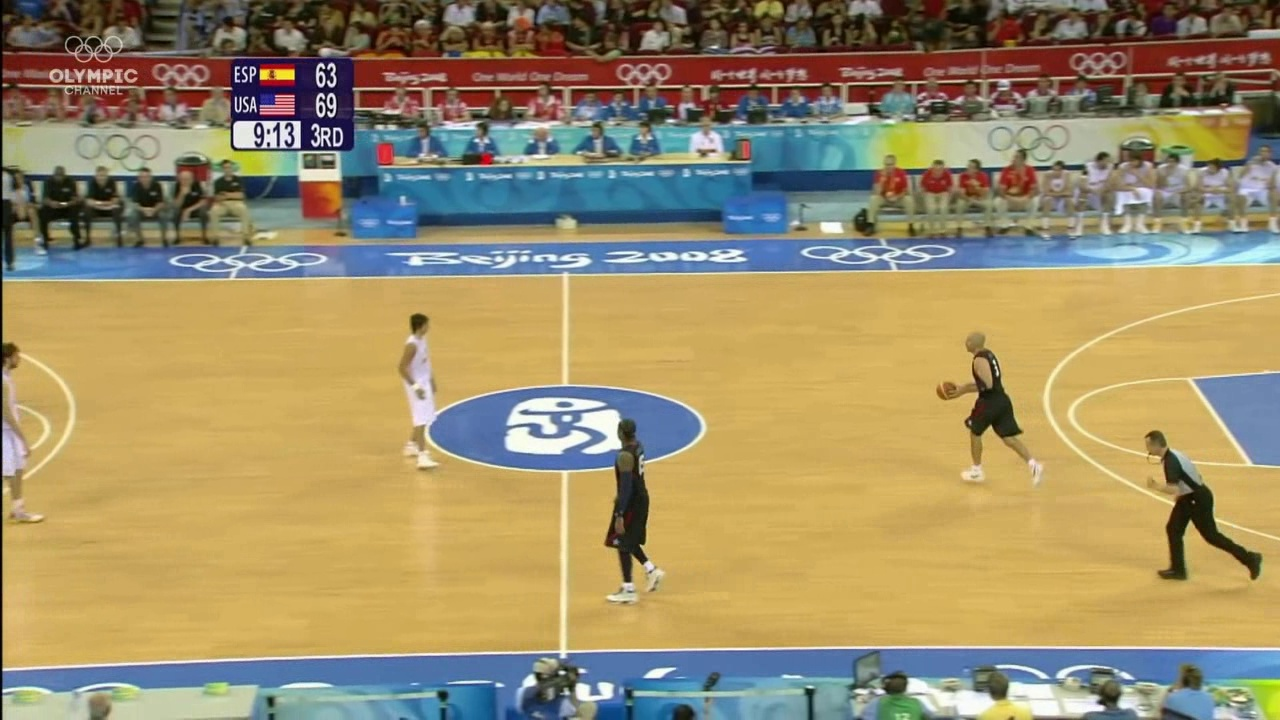
#> input picture data/guided_clip_frames_smoke/basketball__v_jZY5cZWGWKE_c003_00/qa_18454/frame_01_idx_000105.jpg, 1280 x 720 px
$ python -i sample_guided_frames.py   (imports and definitions only)
#> lines starting #> are read from the running program, lines starting #| are printed output that depends on the picture
#> further down, picture is the input picture: shape (720, 1280, 3); mean B, G, R 104.8, 142.5, 157.7
import argparse
import csv
import shutil
from pathlib import Path
import cv2
import numpy as np
import pandas as pd
from ultralytics import YOLO


ROOT = Path(__file__).resolve().parents[1]

DEFAULT_SUBSET_PATH = ROOT / "data" / "subset.csv"
DEFAULT_FRAME_DIR = ROOT / "data" / "guided_frames"
DEFAULT_MANIFEST_PATH = (
    ROOT / "data" / "guided_frame_manifest.csv"
)

DEFAULT_NUM_FRAMES = 8
DEFAULT_CANDIDATE_STRIDE = 5
DEFAULT_MIN_FRAME_GAP = 15

# Motion is calculated on smaller grayscale images for speed.
MOTION_WIDTH = 320
MOTION_HEIGHT = 180

YOLO_MODEL_PATH = ROOT / "scripts" / "yolo11n.pt"

YOLO_CONFIDENCE = 0.20
YOLO_IMAGE_SIZE = 640

PERSON_CLASS_ID = 0
SPORTS_BALL_CLASS_ID = 32

MOTION_WEIGHT = 0.57
PERSON_WEIGHT = 0.29
BALL_WEIGHT = 0.14


# [145 lines left out: functions resolve_path, calculate_motion_score, calculate_yolo_scores, not called in this run]

def prepare_motion_frame(
    frame: np.ndarray,
) -> np.ndarray:
    """
    Convert a video frame to a smaller grayscale image.

    Resizing makes motion scoring faster and reduces noise caused
    by different original video resolutions.
    """
    gray = cv2.cvtColor(
        frame,
        cv2.COLOR_BGR2GRAY,
    )
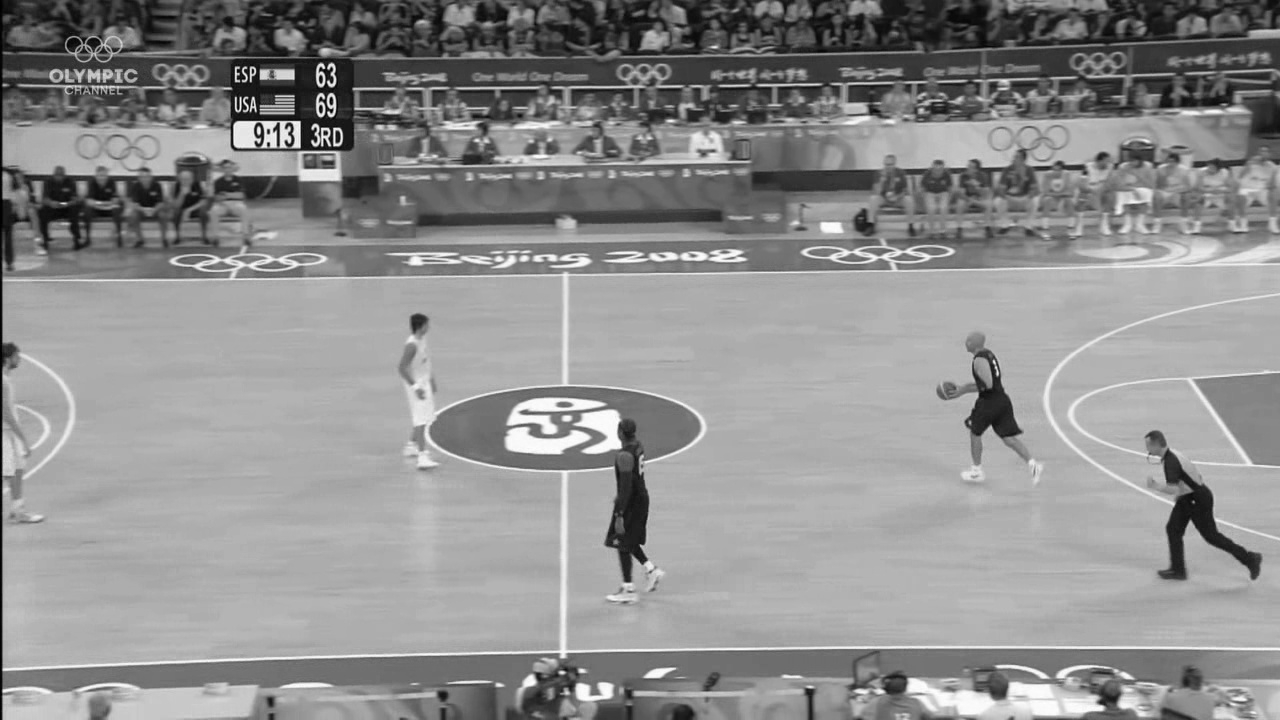
#> gray: shape (720, 1280); min 0, max 254, mean 142.7

    gray = cv2.resize(
        gray,
        (MOTION_WIDTH, MOTION_HEIGHT),
        interpolation=cv2.INTER_AREA,
    )
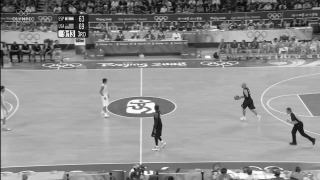
#> gray: shape (180, 320); min 6, max 251, mean 142.7

    # A small blur reduces compression noise.
    gray = cv2.GaussianBlur(
        gray,
        (5, 5),
        0,
    )
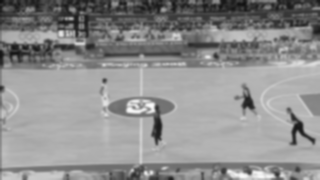
#> gray: shape (180, 320); min 16, max 250, mean 142.8

    return gray


# [839 lines left out: functions collect_candidate_frames, normalize_candidate_feature, calculate_combined_scores, select_diverse_frames, create_montage, process_video and 5 more, not called in this run]


# [2 lines not run here, left out]

>>> import cv2
>>> picture = cv2.imread('../data/guided_clip_frames_smoke/basketball__v_jZY5cZWGWKE_c003_00/qa_18454/frame_01_idx_000105.jpg')
>>> result = prepare_motion_frame(picture)

$ run again, on data/guided_clip_frames_smoke/basketball__v_jZY5cZWGWKE_c003_00/qa_18454/frame_02_idx_000120.jpg
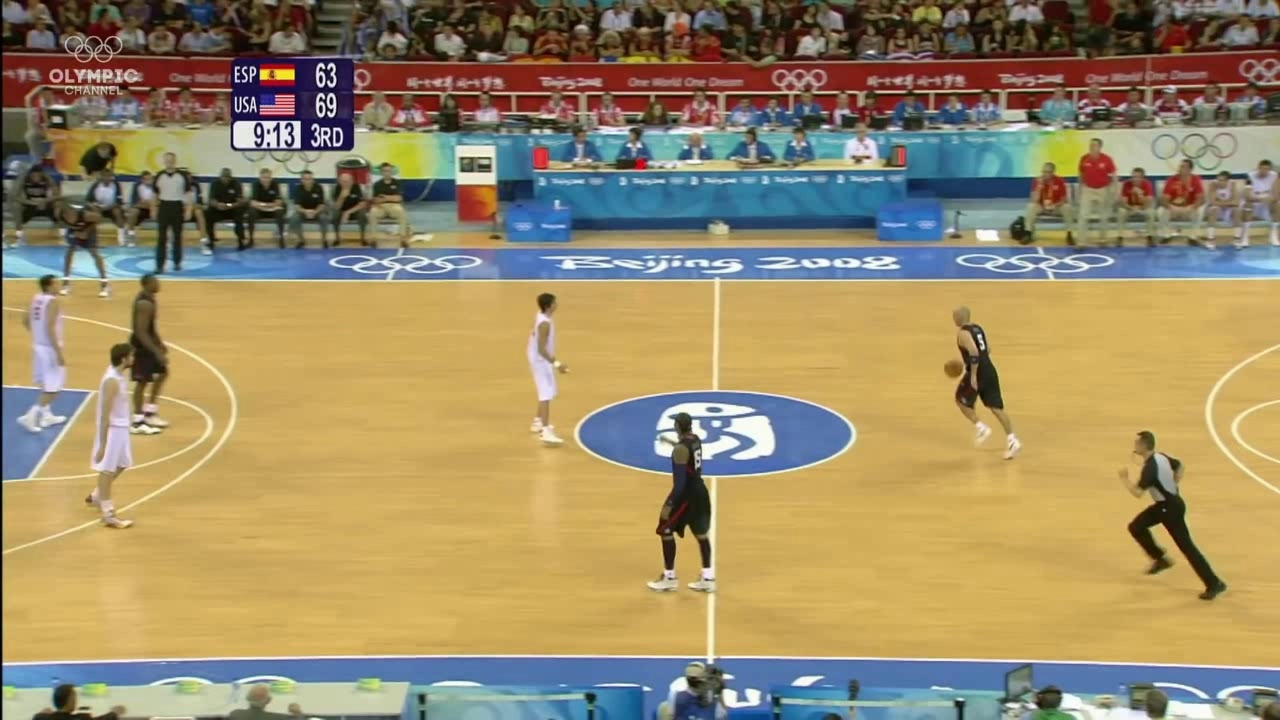
#> input picture data/guided_clip_frames_smoke/basketball__v_jZY5cZWGWKE_c003_00/qa_18454/frame_02_idx_000120.jpg, 1280 x 720 px
#> picture is the input picture: shape (720, 1280, 3); mean B, G, R 103.5, 139.7, 155.6
#> in prepare_motion_frame, `gray = cv2.resize( gray, (MOTION_WIDTH, MOTION_HEIGHT), interpolation=..`:
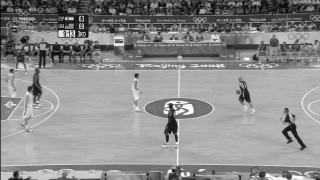
#> gray: shape (180, 320); min 5, max 252, mean 140.3
#> in prepare_motion_frame, `gray = cv2.GaussianBlur( gray, (5, 5), 0, )`:
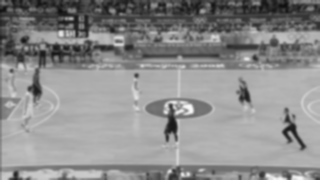
#> gray: shape (180, 320); min 14, max 249, mean 140.4

$ run again, on data/guided_clip_frames_smoke/basketball__v_jZY5cZWGWKE_c003_00/qa_18454/frame_03_idx_000145.jpg
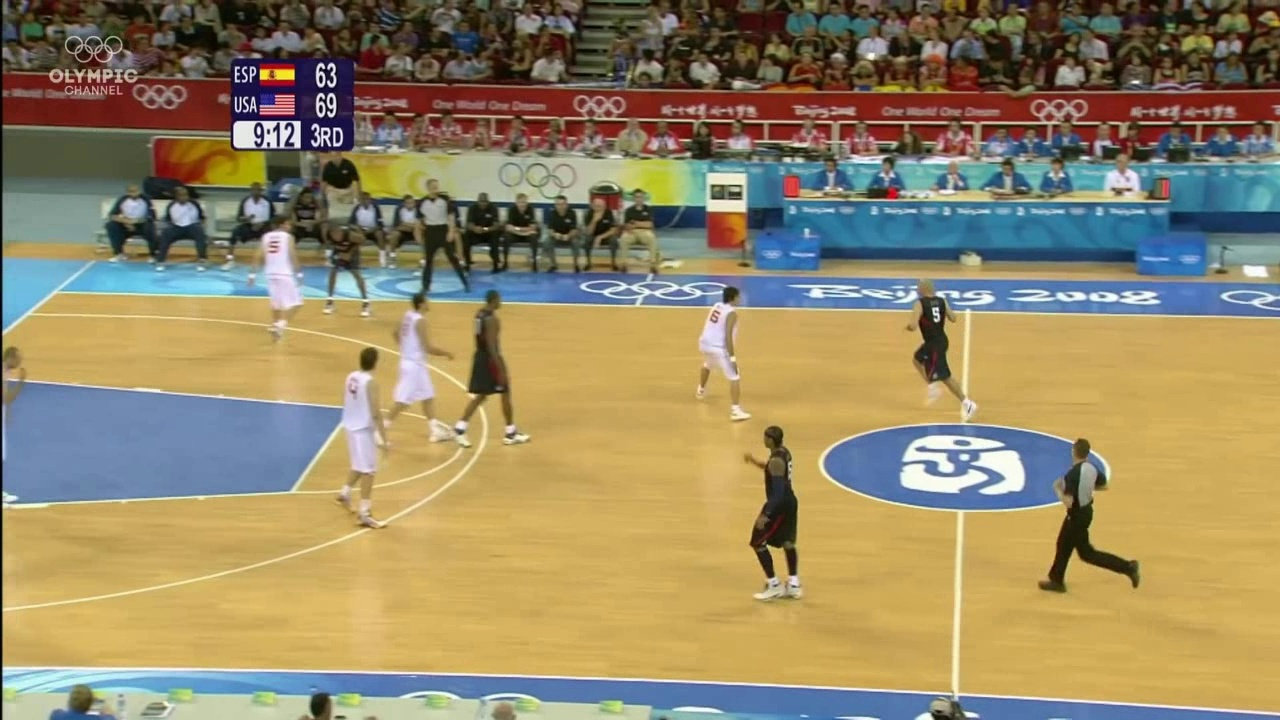
#> input picture data/guided_clip_frames_smoke/basketball__v_jZY5cZWGWKE_c003_00/qa_18454/frame_03_idx_000145.jpg, 1280 x 720 px
#> picture is the input picture: shape (720, 1280, 3); mean B, G, R 101.9, 136, 150
#> in prepare_motion_frame, `gray = cv2.resize( gray, (MOTION_WIDTH, MOTION_HEIGHT), interpolation=..`:
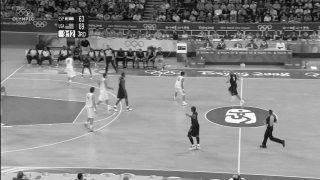
#> gray: shape (180, 320); min 8, max 251, mean 136.3
#> in prepare_motion_frame, `gray = cv2.GaussianBlur( gray, (5, 5), 0, )`:
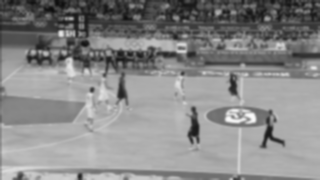
#> gray: shape (180, 320); min 14, max 250, mean 136.3

$ run again, on data/guided_clip_frames_smoke/basketball__v_jZY5cZWGWKE_c003_00/qa_18454/frame_04_idx_000180.jpg
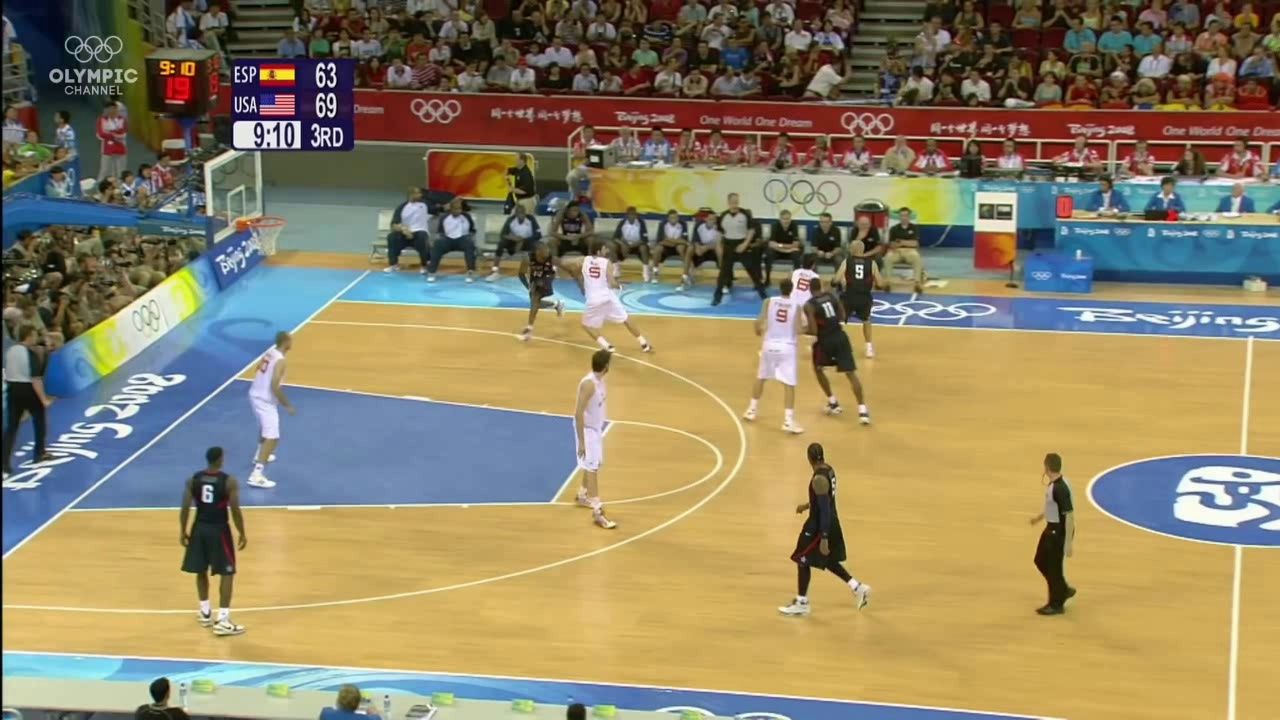
#> input picture data/guided_clip_frames_smoke/basketball__v_jZY5cZWGWKE_c003_00/qa_18454/frame_04_idx_000180.jpg, 1280 x 720 px
#> picture is the input picture: shape (720, 1280, 3); mean B, G, R 101.1, 131.4, 142.8
#> in prepare_motion_frame, `gray = cv2.resize( gray, (MOTION_WIDTH, MOTION_HEIGHT), interpolation=..`:
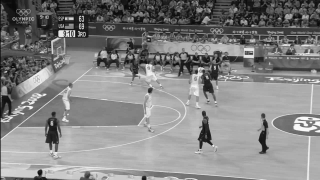
#> gray: shape (180, 320); min 7, max 251, mean 131.3
#> in prepare_motion_frame, `gray = cv2.GaussianBlur( gray, (5, 5), 0, )`:
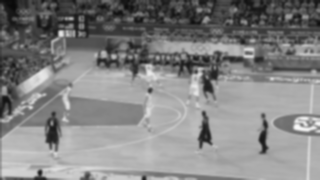
#> gray: shape (180, 320); min 10, max 249, mean 131.4
